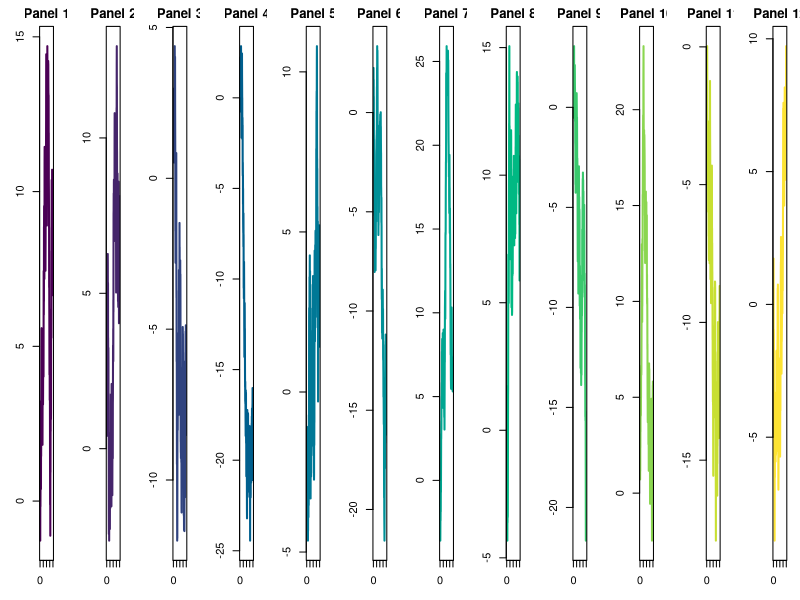
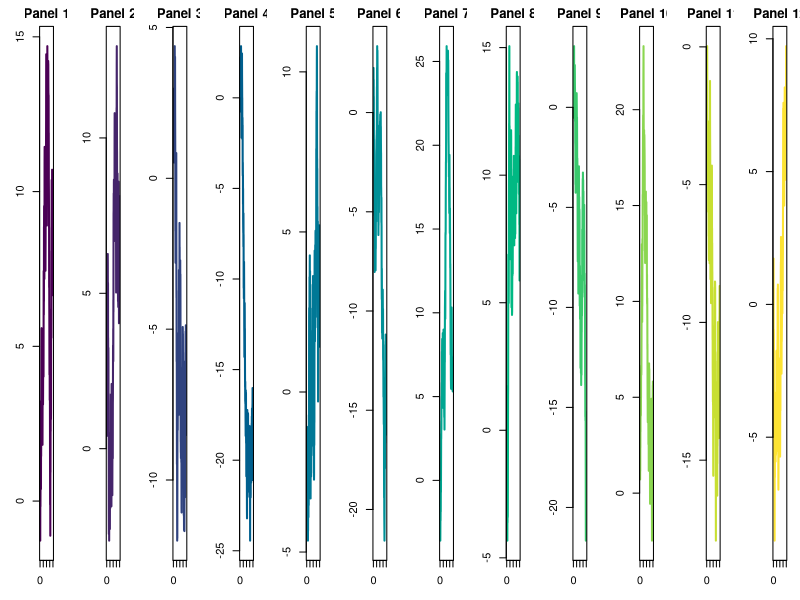

The R source for these figures, in order: (Note: this script raises an error after producing the figures.)
## ---- chunk 1
library(ragg)

# A collage: `n` panels side by side, like a wide patchwork figure.
collage <- function(n = 12) {
  set.seed(1)
  par(mfrow = c(1, n), mar = c(3, 3, 2, 1))
  for (i in seq_len(n)) {
    plot(
      cumsum(rnorm(200)),
      type = "l",
      main = paste("Panel", i),
      xlab = "",
      ylab = "",
      col = hcl.colors(n)[i],
      lwd = 2
    )
  }
}
## ---- chunk 2
#| panzoom: true
#| fig-width: 25
#| fig-height: 2
#| dev: agg_webp
#| dev.args:
#|   units: "in"
#|   res: 96
#| fig-ext: webp
#| fig-alt: >-
#|   A row of 12 small line plots of random walks, each in its own color
#| fig-cap: "A 25 × 2 inch collage of 12 random walks."

collage(n = 12)
## ---- chunk 3
#| panzoom: true
#| fig-width: 25
#| fig-height: 2
#| dev: svg
#| fig-alt: >-
#|   A row of 12 small line plots of random walks, each in its own color
#| fig-cap: "A 25 × 2 inch collage of 12 random walks."

collage(n = 12)
## ---- chunk 4
#| panzoom: true
#| dev: agg_webp
#| dev.args:
#|   units: "in"
#|   res: 96
#| fig-ext: webp
#| fig-alt: >-
#|   Filled contour map of Maunga Whau's heights in terrain colors, with a color
#|   key
#| fig-cap: "Maunga Whau's heights as filled contours."

filled.contour(volcano, color.palette = terrain.colors)
## ---- chunk 5
#| panzoom: true
#| dev: svg
#| fig-alt: >-
#|   Filled contour map of Maunga Whau's heights in terrain colors, with a color
#|   key
#| fig-cap: "Maunga Whau's heights as filled contours."

filled.contour(volcano, color.palette = terrain.colors)
## ---- chunk 6
#| panzoom: true
#| dev: [png, pdf]
#| fig-alt: >-
#|   Filled contour map of Maunga Whau's heights in terrain colors, with a color
#|   key
#| fig-cap: "Maunga Whau's heights as filled contours."

filled.contour(volcano, color.palette = terrain.colors)
## ---- chunk 7
#| panzoom: true
#| dev: [png, cairo_pdf]
#| fig-alt: >-
#|   Filled contour map of Maunga Whau's heights in terrain colors, with a color
#|   key, titled μ = 5, α = 0.05
#| fig-cap: >-
#|   Maunga Whau's heights as filled contours, titled μ = 5, α = 0.05.

filled.contour(
  volcano,
  color.palette = terrain.colors,
  plot.title = title(main = "\u03bc = 5, \u03b1 = 0.05")
)
## ---- chunk 8
#| panzoom: true
#| error: true
#| fig-width: 100
#| fig-height: 5
#| dev: agg_webp
#| dev.args:
#|   units: "in"
#|   res: 192
#| fig-ext: webp
#| fig-alt: >-
#|   A row of 12 small line plots of random walks, each in its own color
#| fig-cap: "A 100 × 5 inch collage of 12 random walks."

collage(n = 12)
## ---- chunk 9
#| panzoom: true
#| fig-show: animate
#| animation.hook: gifski
#| interval: 0.2
#| fig-alt: "A sine curve sliding to the right over one period, frame by frame"
#| fig-cap: "A sine wave, y = sin(x - t), as t runs over one period."

x <- seq(0, 4 * pi, length.out = 400)
for (t in seq(0, 2 * pi, length.out = 13)[-13]) {
  plot(x, sin(x - t), type = "l", lwd = 2, col = "#3B7DB8", ylab = "sin(x - t)")
}
